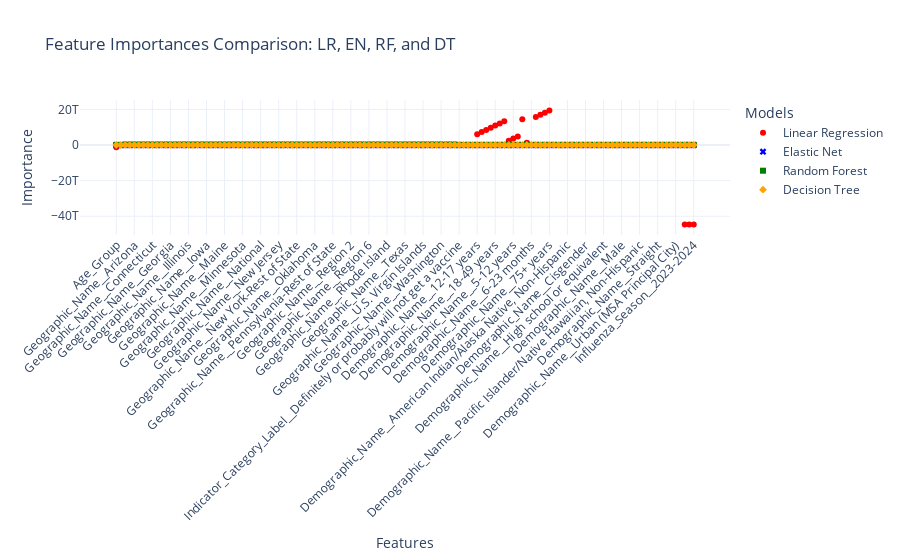

Notebook cell for this chart:
### Code cell
import plotly.graph_objects as go

fig = go.Figure()

fig.add_trace(go.Scatter(
    x=df_features_imp['Feature_list'],
    y=df_features_imp['LR_importances'],
    mode='markers',
    name='Linear Regression',
    marker=dict(color='red', symbol='circle'),
    showlegend=True
))

fig.add_trace(go.Scatter(
    x=df_features_imp['Feature_list'],
    y=df_features_imp['EN_importances'],
    mode='markers',
    name='Elastic Net',
    marker=dict(color='blue', symbol='x'),
    showlegend=True
))

fig.add_trace(go.Scatter(
    x=df_features_imp['Feature_list'],
    y=df_features_imp['RF_importances'],
    mode='markers',
    name='Random Forest',
    marker=dict(color='green', symbol='square'),
    showlegend=True
))

fig.add_trace(go.Scatter(
    x=df_features_imp['Feature_list'],
    y=df_features_imp['DT_importances'],
    mode='markers',
    name='Decision Tree',
    marker=dict(color='orange', symbol='diamond'),
    showlegend=True
))

fig.update_layout(
    title='Feature Importances Comparison: LR, EN, RF, and DT',
    xaxis_title='Features',
    yaxis_title='Importance',
    xaxis_tickangle=-45,
    legend_title_text='Models',
    template='plotly_white'
)

fig.show()

### Figure 1 — Plotly figure (JSON) as saved in the notebook; plotly's stock layout.template omitted (floating-point values rounded to 4 significant figures; data arrays with more than 128 entries replaced by an {"elided": "..."} marker saying what was removed)
{"data": [{"marker": {"color": "red", "symbol": "circle"}, "mode": "markers", "name": "Linear Regression", "showlegend": true, "type": "scatter", "x": {"elided": "129 str values"}, "y": {"elided": "129 float values"}}, {"marker": {"color": "blue", "symbol": "x"}, "mode": "markers", "name": "Elastic Net", "showlegend": true, "type": "scatter", "x": {"elided": "129 str values"}, "y": {"elided": "129 float values"}}, {"marker": {"color": "green", "symbol": "square"}, "mode": "markers", "name": "Random Forest", "showlegend": true, "type": "scatter", "x": {"elided": "129 str values"}, "y": {"elided": "129 float values"}}, {"marker": {"color": "orange", "symbol": "diamond"}, "mode": "markers", "name": "Decision Tree", "showlegend": true, "type": "scatter", "x": {"elided": "129 str values"}, "y": {"elided": "129 float values"}}], "layout": {"legend": {"title": {"text": "Models"}}, "title": {"text": "Feature Importances Comparison: LR, EN, RF, and DT"}, "xaxis": {"tickangle": -45, "title": {"text": "Features"}}, "yaxis": {"title": {"text": "Importance"}}}}
